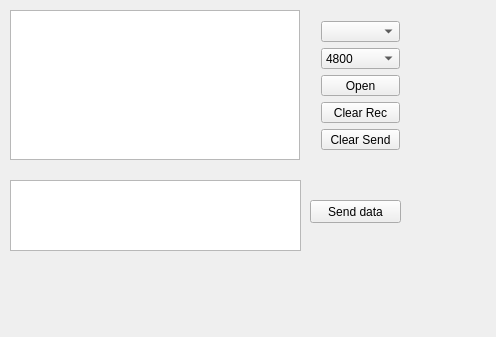
<?xml version="1.0" encoding="UTF-8"?>
<ui version="4.0">
 <class>Widget</class>
 <widget class="QWidget" name="Widget">
  <property name="geometry">
   <rect>
    <x>0</x>
    <y>0</y>
    <width>496</width>
    <height>337</height>
   </rect>
  </property>
  <property name="windowTitle">
   <string>Widget</string>
  </property>
  <widget class="QTextEdit" name="recvTextEdit">
   <property name="geometry">
    <rect>
     <x>10</x>
     <y>10</y>
     <width>290</width>
     <height>150</height>
    </rect>
   </property>
  </widget>
  <widget class="QPushButton" name="sendButton">
   <property name="geometry">
    <rect>
     <x>310</x>
     <y>200</y>
     <width>91</width>
     <height>23</height>
    </rect>
   </property>
   <property name="text">
    <string>Send data</string>
   </property>
  </widget>
  <widget class="QTextEdit" name="sendTextEdit">
   <property name="geometry">
    <rect>
     <x>10</x>
     <y>180</y>
     <width>291</width>
     <height>71</height>
    </rect>
   </property>
  </widget>
  <widget class="QWidget" name="layoutWidget">
   <property name="geometry">
    <rect>
     <x>310</x>
     <y>10</y>
     <width>101</width>
     <height>151</height>
    </rect>
   </property>
   <layout class="QGridLayout" name="gridLayout">
    <item row="0" column="0">
     <widget class="QComboBox" name="portComboBox"/>
    </item>
    <item row="1" column="0">
     <widget class="QComboBox" name="baudComboBox">
      <item>
       <property name="text">
        <string>4800</string>
       </property>
      </item>
      <item>
       <property name="text">
        <string>9600</string>
       </property>
      </item>
      <item>
       <property name="text">
        <string>19200</string>
       </property>
      </item>
      <item>
       <property name="text">
        <string>38400</string>
       </property>
      </item>
      <item>
       <property name="text">
        <string>57600</string>
       </property>
      </item>
      <item>
       <property name="text">
        <string>115200</string>
       </property>
      </item>
      <item>
       <property name="text">
        <string>128000</string>
       </property>
      </item>
      <item>
       <property name="text">
        <string>256000</string>
       </property>
      </item>
     </widget>
    </item>
    <item row="2" column="0">
     <widget class="QPushButton" name="openPortButton">
      <property name="text">
       <string>Open</string>
      </property>
     </widget>
    </item>
    <item row="3" column="0">
     <widget class="QPushButton" name="clearTextButton">
      <property name="text">
       <string>Clear Rec</string>
      </property>
     </widget>
    </item>
    <item row="4" column="0">
     <widget class="QPushButton" name="clearSendButton">
      <property name="text">
       <string>Clear Send</string>
      </property>
     </widget>
    </item>
   </layout>
  </widget>
 </widget>
 <layoutdefault spacing="6" margin="11"/>
 <resources/>
 <connections/>
</ui>
